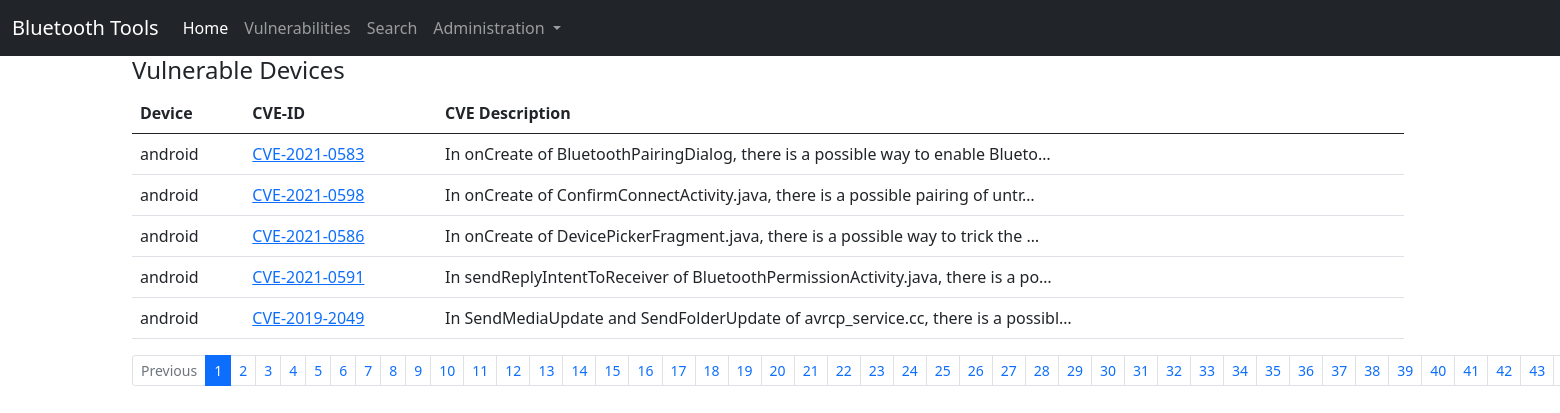
The page / on the database its author committed.
### home/models.py (models this page shows, shortened)
class VulnerableTable(models.Model):
    device = models.ForeignKey(BluetoothDevice, on_delete=models.CASCADE, null=True)
    cve_vulnerability = models.ForeignKey(CVETable, on_delete=models.CASCADE, null=True)
    creation_date = models.DateTimeField(auto_now=True)

class BluetoothDevice(models.Model):
    sensor = models.CharField(max_length=100)
    device_name = models.CharField(max_length=100)
    device_mac = models.CharField(max_length=100)
    location = models.CharField(max_length=100)
    creation_date = models.DateTimeField(default=timezone.now)
    def __str__(self):
        return self.device_name

class CVETable(models.Model):
    cve_id = models.CharField(max_length=100, blank=False, null=False)
    cve_description = models.TextField(max_length=500, blank=False, null=False)
    data = models.JSONField()
    def __str__(self):
        return self.cve_id

### home/views.py (the view)
# urls.py: path('', views.index, name='index'),
def index(request): #Function based view
    devices = BluetoothDevice.objects.all()
    vulnerabilities_list = VulnerableTable.objects.all()
    page = request.GET.get('page', 1)
    paginator = Paginator(vulnerabilities_list, 5)
    try:
        vulnerabilities = paginator.page(page)
    except PageNotAnInteger:
        vulnerabilities = paginator.page(1)
    except EmptyPage:
        vulnerabilities = paginator.page(paginator.num_pages)
    context = {'devices': devices, 'vulnerabilities': vulnerabilities}
    return render(request, 'home/index.html', context )

### home/templates/home/index.html (shortened to what this page needs)
{% extends "home/base.html" %}
{% load static %}
{% block content %}
<div class="row">
<div class="col">
  <div id="Vulnerabilities">
    <h4>Vulnerable Devices</h4>
    <table class="table">
      <thead>
        <tr>
          <th>Device</th>
          <th>CVE-ID</th>
          <th>CVE Description</th>
        </tr>
      </thead>
      <tbody>
        {% for v in vulnerabilities %}
        <tr>
          <td>{{ v.device }}</td>
          <td><a href="{% url 'vulnerability_detail' v.cve_vulnerability %}">{{ v.cve_vulnerability }}</a></td>
          <td>{{ v.cve_vulnerability.cve_description|truncatechars:80 }}</td>
        </tr>
        {% endfor %}
      </tbody>
    </table>
  </div>
</div>
<nav aria-label="Page navigation example">
  {% if vulnerabilities.has_other_pages %}
  <ul class="pagination pagination-sm">
    {% if vulnerabilities.has_previous %}
    <li class="page-item"><a class="page-link" href="?page={{ vulnerabilities.previous_page_number }}">Previous</a></li>
    {% else %}
    <li class="page-item disabled">
      <a class="page-link" href="#" tabindex="-1" aria-disabled="true">Previous</a>
    </li>
    {% endif %}
    {% for i in vulnerabilities.paginator.page_range %}
      {% if vulnerabilities.number == i %}
      <li class="page-item active"><a class="page-link" href="#">{{ i }}</a></li>
      {% else %}
        <li class="page-item"><a class="page-link" href="?page={{ i }}">{{ i }}</a></li>
      {% endif %}
    {% endfor %}
  </ul>
  {% endif %}
</nav>
</div>
{% endblock %}

### home/templates/home/base.html (shortened to what this page needs)
<!DOCTYPE html>
<html lang="en">
<head>
    <link href="https://cdn.jsdelivr.net/npm/bootstrap@5.0.0-beta2/dist/css/bootstrap.min.css" rel="stylesheet">
</head>
<body>
  <nav class="navbar navbar-expand-lg navbar-dark bg-dark">
    <div class="container-fluid">
      <span class="navbar-brand">Bluetooth Tools</span>
      <div class="collapse navbar-collapse" id="navbarNavDropdown">
        <ul class="navbar-nav">
          <li class="nav-item">
            <a class="nav-link active" aria-current="page" href="{% url 'index' %}">Home</a>
          </li>
          <li class="nav-item">
            <a class="nav-link" href="{% url 'vulnerabilities' %}">Vulnerabilities</a>
          </li>
          <li class="nav-item">
            <a class="nav-link" href="{% url 'search' %}">Search</a>
          </li>
          <li class="nav-item dropdown">
            <a class="nav-link dropdown-toggle" href="#" id="navbarDropdownMenuLink" role="button" data-bs-toggle="dropdown" aria-expanded="false">
              Administration
            </a>
          </li>
        </ul>
      </div>
    </div>
  </nav>
     <div class="container">
       <div class="row">
        {% block content %} {% endblock %}
       </div>
     </div>
</body>
</html>

### rows shown on the page
VulnerableTable: device "android", cve_vulnerability "CVE-2021-0583", cve_vulnerability.cve_description "In onCreate of BluetoothPairingDialog, there is a possible way to enable Blueto…"
VulnerableTable: device "android", cve_vulnerability "CVE-2021-0598", cve_vulnerability.cve_description "In onCreate of ConfirmConnectActivity.java, there is a possible pairing of untr…"
VulnerableTable: device "android", cve_vulnerability "CVE-2021-0586", cve_vulnerability.cve_description "In onCreate of DevicePickerFragment.java, there is a possible way to trick the …"
VulnerableTable: device "android", cve_vulnerability "CVE-2021-0591", cve_vulnerability.cve_description "In sendReplyIntentToReceiver of BluetoothPermissionActivity.java, there is a po…"
VulnerableTable: device "android", cve_vulnerability "CVE-2019-2049", cve_vulnerability.cve_description "In SendMediaUpdate and SendFolderUpdate of avrcp_service.cc, there is a possibl…"

### other values the page prints
{{ i }} "1"
{{ i }} "2" "3" "4" "5" "6" "7" "8" "9" "10" "11" "12" "13" "14" "15" "16" "17" "18" "19" "20" "21" "22" "23" "24" "25" "26" "27" "28" "29" "30" "31" "32" "33" "34" "35" "36" "37" "38" "39" "40" "41" "42" "43"
